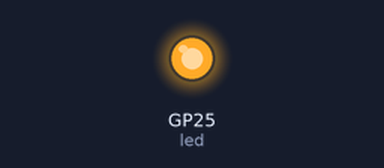
Recording of a program running on a simulated Raspberry Pi Pico running MicroPython. Shown: output pins drawn as LEDs (lit = HIGH).

Above: at 2.5 s.
At 7.5 s:
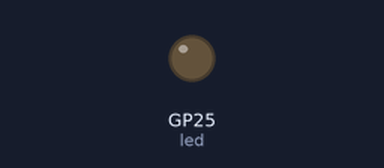
Timing chart, 0 to 13.0 s (numbered marks = the images above):
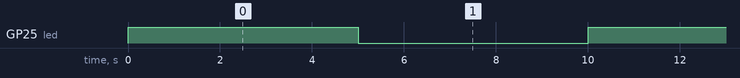

Measured:
- by itself, GP25 (led): alternates HIGH for 5.0 s and LOW for 5.0 s

The program:

blink.py
```python
from machine import Pin
from time import sleep

led = machine.Pin("LED", machine.Pin.OUT)

n = 0

while True:
    led.toggle()
    # print("13 times {} is {}".format(n, 13*n))
    # n += 1
    sleep(5)
```
